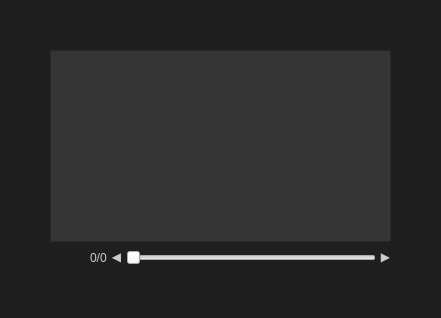
<?xml version="1.0" encoding="UTF-8"?>
<ui version="4.0">
 <class>MainWindow</class>
 <widget class="QMainWindow" name="MainWindow">
  <property name="windowTitle">
   <string>GFXReconstruct Viewer</string>
  </property>
  <property name="styleSheet">
   <string notr="true">QMainWindow {
    background-color: #1F1F1F;
}
#centralwidget {
    background-color: #1F1F1F;
}</string>
  </property>
  <widget class="QWidget" name="centralwidget">
   <layout class="QVBoxLayout" name="verticalLayout">
    <property name="leftMargin">
     <number>50</number>
    </property>
    <property name="topMargin">
     <number>50</number>
    </property>
    <property name="rightMargin">
     <number>50</number>
    </property>
    <property name="bottomMargin">
     <number>50</number>
    </property>
    <item>
     <widget class="QTableWidget" name="apiTableView">
      <property name="styleSheet">
       <string notr="true">QTableWidget {
    background-color: #353535;
    color: #CCCCCC;
    alternate-background-color: #3A3A3A;
    gridline-color: #4A4A4A;
    selection-background-color: #4A6FA5;
    selection-color: #FFFFFF;
}
QTableWidget::item {
    padding: 1px 4px;
}
QHeaderView::section {
    background-color: #2B2B2B;
    color: #CCCCCC;
    border: none;
    border-right: 1px solid #4A4A4A;
    padding: 4px;
    font-weight: bold;
}
QTableCornerButton::section {
    background-color: #2B2B2B;
    border: none;
}</string>
      </property>
     </widget>
    </item>
    <item>
     <layout class="QHBoxLayout" name="frameBarLayout">
      <property name="spacing">
       <number>4</number>
      </property>
      <item>
       <spacer name="horizontalSpacer">
        <property name="orientation">
         <enum>Qt::Horizontal</enum>
        </property>
        <property name="sizeHint" stdset="0">
         <size>
          <width>40</width>
          <height>20</height>
         </size>
        </property>
       </spacer>
      </item>
      <item>
       <widget class="QLabel" name="frameLabel">
        <property name="text">
         <string>0/0</string>
        </property>
        <property name="styleSheet">
         <string notr="true">color: #CCCCCC;
margin-top: -3px;</string>
        </property>
       </widget>
      </item>
      <item>
       <widget class="QPushButton" name="prevFrameButton">
        <property name="styleSheet">
         <string notr="true">QPushButton {
    background-color: transparent;
    border: none;
    color: #CCCCCC;
    margin-top: -3px;
}
QPushButton:hover {
    color: #FFFFFF;
}</string>
        </property>
        <property name="text">
         <string>◀</string>
        </property>
       </widget>
      </item>
      <item>
       <widget class="QSlider" name="frameSlider">
        <property name="minimumSize">
         <size>
          <width>250</width>
          <height>0</height>
         </size>
        </property>
        <property name="maximumSize">
         <size>
          <width>250</width>
          <height>16777215</height>
         </size>
        </property>
        <property name="orientation">
         <enum>Qt::Horizontal</enum>
        </property>
       </widget>
      </item>
      <item>
       <widget class="QPushButton" name="nextFrameButton">
        <property name="styleSheet">
         <string notr="true">QPushButton {
    background-color: transparent;
    border: none;
    color: #CCCCCC;
    margin-top: -3px;
}
QPushButton:hover {
    color: #FFFFFF;
}</string>
        </property>
        <property name="text">
         <string>▶</string>
        </property>
       </widget>
      </item>
     </layout>
    </item>
   </layout>
  </widget>
 </widget>
 <resources/>
 <connections/>
</ui>
